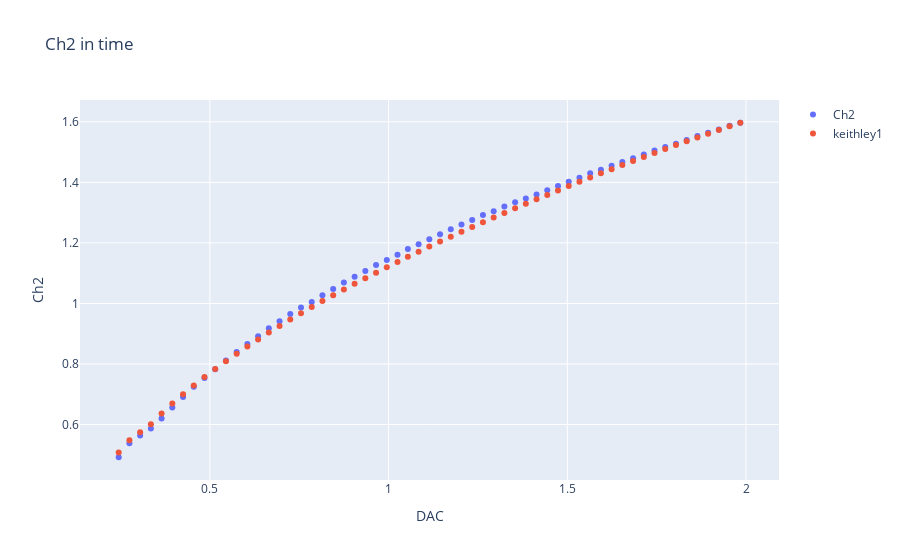

Notebook code cell kept with this figure:
### Code cell
fig = px.scatter(data[75:428][::6], x="DAC", y="Ch2", title='Ch2 in time')
fig.data[0].name="Ch2"
fig.update_traces(showlegend=True)
#fig.add_scatter(x=data["DAC"], y=data["Ch1"], mode='markers',name = "Ch2")
#fig.add_scatter(x=data["DAC"][:450][::7], y=(keithley[(keithley["DrainI"]>=8e-9) & (keithley["DrainI"]<=630e-9)]["DrainVRight"]), mode='markers',name = "keithley1")
#fig.add_scatter(x=data[278:628], y=(keithley["DrainVRight"]), mode='markers',name = "keithley1")
fig.add_scatter(x=data[75:428][::6]['DAC'], y=keithley[(keithley["DrainVRight"]>=0.9) & (keithley["DrainVRight"]<=2.02)]["DrainVRight"]-initial_offeset_R, mode='markers',name = "keithley1")

fig.show()

### Figure 1 — Plotly figure (JSON) as saved in the notebook; plotly's stock layout.template omitted (floating-point values rounded to 4 significant figures)
{"data": [{"hovertemplate": "DAC=%{x}<br>Ch2=%{y}<extra></extra>", "legendgroup": "", "marker": {"color": "#636efa", "symbol": "circle"}, "mode": "markers", "name": "Ch2", "orientation": "v", "showlegend": true, "type": "scatter", "x": [0.245, 0.275, 0.305, 0.335, 0.365, 0.395, 0.425, 0.455, 0.485, 0.515, 0.545, 0.575, 0.605, 0.635, 0.665, 0.695, 0.725, 0.755, 0.785, 0.815, 0.845, 0.875, 0.905, 0.935, 0.965, 0.995, 1.025, 1.054, 1.084, 1.114, 1.144, 1.174, 1.204, 1.234, 1.264, 1.294, 1.324, 1.354, 1.384, 1.414, 1.444, 1.474, 1.504, 1.534, 1.564, 1.594, 1.624, 1.654, 1.684, 1.714, 1.744, 1.774, 1.804, 1.834, 1.864, 1.894, 1.924, 1.954, 1.984], "xaxis": "x", "y": [0.492, 0.538, 0.564, 0.587, 0.62, 0.656, 0.691, 0.725, 0.754, 0.783, 0.812, 0.84, 0.866, 0.892, 0.918, 0.941, 0.965, 0.987, 1.005, 1.027, 1.048, 1.069, 1.088, 1.107, 1.127, 1.144, 1.161, 1.18, 1.196, 1.212, 1.229, 1.245, 1.261, 1.276, 1.292, 1.305, 1.32, 1.334, 1.347, 1.36, 1.374, 1.388, 1.402, 1.415, 1.43, 1.442, 1.455, 1.467, 1.48, 1.492, 1.505, 1.517, 1.528, 1.54, 1.553, 1.564, 1.575, 1.587, 1.597], "yaxis": "y"}, {"mode": "markers", "name": "keithley1", "type": "scatter", "x": [0.245, 0.275, 0.305, 0.335, 0.365, 0.395, 0.425, 0.455, 0.485, 0.515, 0.545, 0.575, 0.605, 0.635, 0.665, 0.695, 0.725, 0.755, 0.785, 0.815, 0.845, 0.875, 0.905, 0.935, 0.965, 0.995, 1.025, 1.054, 1.084, 1.114, 1.144, 1.174, 1.204, 1.234, 1.264, 1.294, 1.324, 1.354, 1.384, 1.414, 1.444, 1.474, 1.504, 1.534, 1.564, 1.594, 1.624, 1.654, 1.684, 1.714, 1.744, 1.774, 1.804, 1.834, 1.864, 1.894, 1.924, 1.954, 1.984], "y": [0.5074, 0.5478, 0.5743, 0.6013, 0.6368, 0.6694, 0.7, 0.7292, 0.7572, 0.7838, 0.8094, 0.8341, 0.8581, 0.8813, 0.9038, 0.9256, 0.9469, 0.9677, 0.988, 1.008, 1.027, 1.046, 1.065, 1.083, 1.102, 1.119, 1.137, 1.154, 1.171, 1.188, 1.204, 1.221, 1.237, 1.252, 1.268, 1.284, 1.299, 1.314, 1.329, 1.344, 1.359, 1.373, 1.388, 1.402, 1.416, 1.43, 1.444, 1.457, 1.471, 1.484, 1.497, 1.51, 1.523, 1.536, 1.548, 1.561, 1.573, 1.585, 1.597]}], "layout": {"autosize": true, "legend": {"tracegroupgap": 0}, "title": {"text": "Ch2 in time"}, "xaxis": {"anchor": "y", "autorange": true, "domain": [0, 1], "range": [0.1374, 2.092], "title": {"text": "DAC"}, "type": "linear"}, "yaxis": {"anchor": "x", "autorange": true, "domain": [0, 1], "range": [0.4008, 1.688], "title": {"text": "Ch2"}, "type": "linear"}}}
